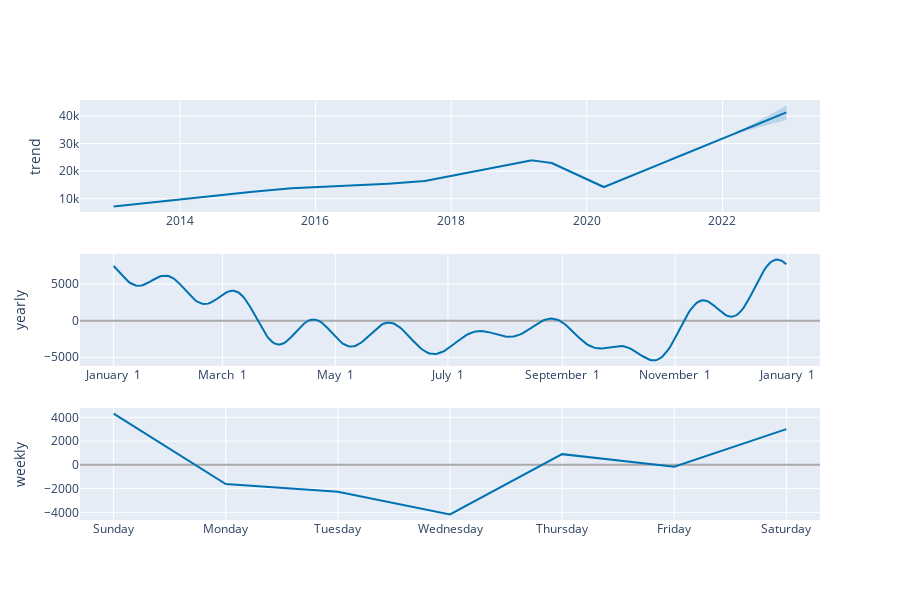

The notebook cell saved with this chart:
### Code cell
#plotting diffrent components
plot_components_plotly(Room_m,Room_forecast)

### Figure 1 — Plotly figure (JSON) as saved in the notebook; plotly's stock layout.template omitted (floating-point values rounded to 4 significant figures; data arrays with more than 128 entries replaced by an {"elided": "..."} marker saying what was removed)
{"data": [{"line": {"color": "#0072B2", "width": 2}, "mode": "lines", "name": "trend", "type": "scatter", "x": {"elided": "3367 str values"}, "xaxis": "x", "y": {"elided": "3367 float values"}, "yaxis": "y"}, {"line": {"color": "rgba(0, 114, 178, 0.2)", "width": 0}, "mode": "lines", "name": "trend_upper", "type": "scatter", "x": {"elided": "3367 str values"}, "xaxis": "x", "y": {"elided": "3367 float values"}, "yaxis": "y"}, {"fill": "tonexty", "fillcolor": "rgba(0, 114, 178, 0.2)", "line": {"color": "rgba(0, 114, 178, 0.2)", "width": 0}, "mode": "lines", "name": "trend_lower", "type": "scatter", "x": {"elided": "3367 str values"}, "xaxis": "x", "y": {"elided": "3367 float values"}, "yaxis": "y"}, {"line": {"color": "#0072B2", "width": 2}, "mode": "lines", "name": "yearly", "type": "scatter", "x": {"elided": "365 str values"}, "xaxis": "x2", "y": {"elided": "365 float values"}, "yaxis": "y2"}, {"line": {"color": "#0072B2", "width": 2}, "mode": "lines", "name": "weekly", "type": "scatter", "x": ["2017-01-01T00:00:00", "2017-01-02T00:00:00", "2017-01-03T00:00:00", "2017-01-04T00:00:00", "2017-01-05T00:00:00", "2017-01-06T00:00:00", "2017-01-07T00:00:00"], "xaxis": "x3", "y": [4314.0, -1618.0, -2270.0, -4174.0, 899.0, -155.8, 3004.0], "yaxis": "y3"}], "layout": {"height": 600, "showlegend": false, "width": 900, "xaxis": {"anchor": "y", "domain": [0, 1], "range": ["2012-07-11T20:24:00", "2023-06-10T03:36:00"], "type": "date"}, "xaxis2": {"anchor": "y2", "domain": [0, 1], "range": ["2016-12-13T18:54:02.958904115", "2018-01-18T11:04:57.863013581"], "tickformat": "%B %e", "type": "date"}, "xaxis3": {"anchor": "y3", "domain": [0, 1], "range": ["2016-12-31T16:48:00", "2017-01-07T07:12:00"], "tickformat": "%A", "type": "date"}, "yaxis": {"anchor": "x", "domain": [0.7333, 1], "rangemode": "normal", "title": {"text": "trend"}, "zerolinecolor": "#AAA"}, "yaxis2": {"anchor": "x2", "domain": [0.3667, 0.6333], "title": {"text": "yearly"}, "zerolinecolor": "#AAA"}, "yaxis3": {"anchor": "x3", "domain": [0, 0.2667], "title": {"text": "weekly"}, "zerolinecolor": "#AAA"}}}
